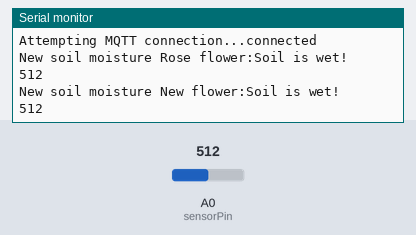
Bench run of a sketch on a simulated ESP8266 (NodeMCU). Parts: the last lines printed to the serial monitor. Inputs (shaded band) come from the test bench; at power-on: A0 (sensorPin) = 512. WiFi joins after 1.5 s; servers stay silent unless stated; no MQTT or app messages arrive unless stated.

Above: at 2.7 s.
2.8 s: A0 (sensorPin) set to 610
At 5.2 s:
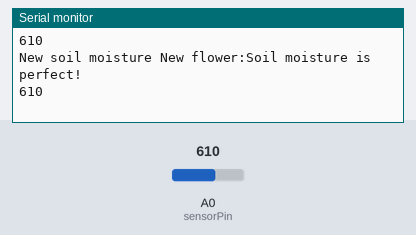
5.5 s: A0 (sensorPin) set to 716
At 6.7 s:
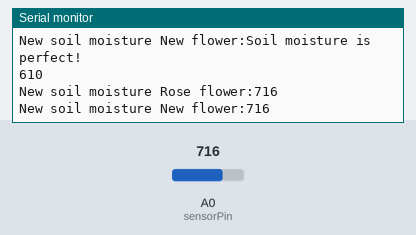
7.5 s: A0 (sensorPin) set to 860
At 9.2 s:
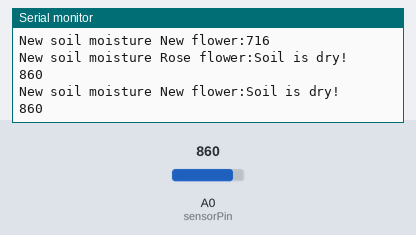
9.5 s: A0 (sensorPin) set to 980
At 11.1 s:
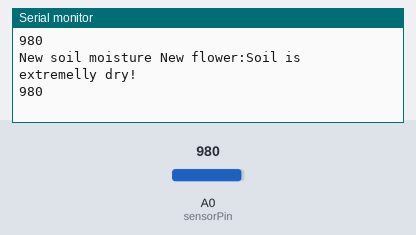
11.5 s: A0 (sensorPin) set to 390
At 12.7 s:
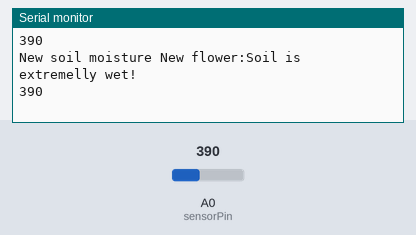
Timing chart, 0 to 14.5 s (numbered marks = the images above; inputs shaded):
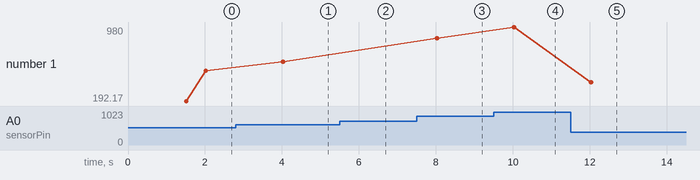

Measured:
- after the input at 2.8 s, the serial monitor: prints a new line after 1.2 s (image 1)
- after the input at 5.5 s, the serial monitor: prints a new line after 0.53 s (image 2)
- after the input at 7.5 s, the serial monitor: prints a new line after 0.53 s (image 3)
- after the input at 9.5 s, the serial monitor: prints a new line after 0.53 s (image 4)
- after the input at 11.5 s, the serial monitor: prints a new line after 0.53 s (image 5)
- plotted number 1: 512 → 610 after the input at 2.8 s, 610 → 860 after the input at 7.5 s, 860 → 980 after the input at 9.5 s, 980 → 390 after the input at 11.5 s

The sketch:

soil_moisture.ino
```cpp
#include <ESP8266WiFi.h>
#include <PubSubClient.h>
#include <DHT11.h>

#define wifi_ssid "Soi13"
#define wifi_password ""

#define mqtt_server "10.0.0.4"
#define mqtt_user "mqtt_user"
#define mqtt_password ""

//#define humidity_topic "homeassistant/sensor/humidity"
//#define temperature_topic "homeassistant/sensor/temperature"
#define soil_moisture_topic "homeassistant/sensor/soil_moisture"
#define soil_moisture_condition_topic "homeassistant/sensor/soil_moisture_condition"
#define soil_moisture_controller_topic "homeassistant/sensor/soil_moisture_state"
#define soil_moisture_topic1 "homeassistant/sensor/soil_moisture1"
#define soil_moisture_condition_topic1 "homeassistant/sensor/soil_moisture_condition1"
#define soil_moisture_controller_topic1 "homeassistant/sensor/soil_moisture_state1"
//#define soil_moisture_topic_flower_new "homeassistant/sensor/soil_moisture_flower_new"
//#define soil_moisture_condition_topic_flower_new "homeassistant/sensor/soil_moisture_condition_flower_new"
//#define soil_moisture_controller_topic_flower_new "homeassistant/sensor/soil_moisture_state_flower_new"

#define sensorPower1 14 //D5 on ESP8266 board
#define sensorPower 5 //D1 on ESP8266 board
#define sensorPin A0

//#define DHTPIN  4 //D2 on ESP8266 board
//DHT11 dht11(DHTPIN);

#define MUX_A 12 //D6 on ESP8266 board
#define MUX_B 13 //D7 on ESP8266 board
#define MUX_C 15 //D8 on ESP8266 board

WiFiClient espClient;
PubSubClient client(espClient);

long lastMsg = 0;
//float temp = 0.0;
//float hum = 0.0;
float diff = 1.0;
float diff1 = 1.0;
int soil_moisture = 0;
String level_moisture = "";
int soil_moisture1 = 0;
String level_moisture1 = "";

void changeMux(int c, int b, int a) {
  digitalWrite(MUX_A, a);
  digitalWrite(MUX_B, b);
  digitalWrite(MUX_C, c);
}

void setup() {
  //Serial.begin(9600);
  Serial.begin(115200);
  setup_wifi();
  client.setServer(mqtt_server, 1883);

  //Soil moisture
  pinMode(sensorPower, OUTPUT);
  pinMode(sensorPower1, OUTPUT);
  digitalWrite(sensorPower, LOW);
  digitalWrite(sensorPower1, LOW);

  //Deifne output pins for Mux
  pinMode(MUX_A, OUTPUT);
  pinMode(MUX_B, OUTPUT);
  pinMode(MUX_C, OUTPUT);
}

void setup_wifi() {
  delay(10);
  // We start by connecting to a WiFi network
  Serial.println();
  Serial.print("Connecting to ");
  Serial.println(wifi_ssid);

  WiFi.begin(wifi_ssid, wifi_password);

  while (WiFi.status() != WL_CONNECTED) {
    delay(500);
    Serial.print(".");
  }

  Serial.println("");
  Serial.println("WiFi connected");
  Serial.println("IP address: ");
  Serial.println(WiFi.localIP());
}

void reconnect() {
  // Loop until we're reconnected
  while (!client.connected()) {
    Serial.print("Attempting MQTT connection...");
    // Attempt to connect
    // If you do not want to use a username and password, change next line to
    // if (client.connect("ESP8266Client")) {
    if (client.connect("ESP8266Client", mqtt_user, mqtt_password)) {
      Serial.println("connected");
    } else {
      Serial.print("failed, rc=");
      Serial.print(client.state());
      Serial.println(" try again in 5 seconds");
      // Wait 5 seconds before retrying
      delay(5000);
    }
  }
}

//Humidity and temperature
/*bool checkBound(float newValue, float prevValue, float maxDiff) {
  return !isnan(newValue) && (newValue < prevValue - maxDiff || newValue > prevValue + maxDiff);
}*/

//Soil moisture
bool checkBoundSoil(float newVal, float prevVal, float maxDiff) {
  return !isnan(newVal) && (newVal < prevVal - maxDiff || newVal > prevVal + maxDiff);
}

// This function returns the analog soil moisture measurement on Rose flower
int readSensor() {
  digitalWrite(sensorPower, HIGH);  // Turn the sensor ON
  delay(10); // Allow power to settle
  changeMux(LOW, HIGH, HIGH); //Change multiplexer
  int val = analogRead(sensorPin); //Value of the sensor connected Option 0 pin of Mux
  digitalWrite(sensorPower, LOW);   // Turn the sensor OFF
  return val;             // Return analog moisture value
}

// This function returns the analog soil moisture measurement on New flower
int readSensor1() {
  digitalWrite(sensorPower1, HIGH);  // Turn the sensor ON
  delay(10); // Allow power to settle
  changeMux(LOW, LOW, HIGH); //Change multiplexer
  int val = analogRead(sensorPin); //Value of the sensor connected Option 0 pin of Mux
  digitalWrite(sensorPower1, LOW);   // Turn the sensor OFF
  return val;             // Return analog moisture value
}


void loop() {
  if (!client.connected()) {
    reconnect();
  }
  client.loop();

  //int chk = dht11(DHTPIN);

  long now = millis();
  if (now - lastMsg > 2000) {
    lastMsg = now;

    //////////Send state of controller
    client.publish(soil_moisture_controller_topic, "1");
    client.publish(soil_moisture_controller_topic1, "1");

    /*//////////Temperature and humidity sensor
    float newTemp = (float)dht11.readTemperature();
    float newHum = (float)dht11.readHumidity();


    if (checkBound(newTemp, temp, diff)) {
      temp = newTemp;
      Serial.print("New temperature:");
      Serial.println(String(temp).c_str());
      client.publish(temperature_topic, String(temp).c_str(), true);
    }

    if (checkBound(newHum, hum, diff)) {
      hum = newHum;
      Serial.print("New humidity:");
      Serial.println(String(hum).c_str());
      client.publish(humidity_topic, String(hum).c_str(), true);
    }
    ////////////////////////////////////////////////////////////////*/


    ///////////Soil moisture sensors
    int new_soil_moisture = readSensor();
    String tempMoisture = level_moisture;

    int new_soil_moisture1 = readSensor1();
    String tempMoisture1 = level_moisture1;

    //Checking for Rose flower
    if (checkBoundSoil(new_soil_moisture, soil_moisture, diff)) {
      soil_moisture = new_soil_moisture;
      Serial.print("New soil moisture Rose flower:");
      if (soil_moisture < 400) {
        level_moisture = "Soil is extremelly wet!";
      }
      if (soil_moisture >= 400 && soil_moisture <= 600) {
        level_moisture = "Soil is wet!";
      }
      if (soil_moisture >= 601 && soil_moisture <= 850) {
        level_moisture = "Soil moisture is perfect!";
      }
      if (soil_moisture >= 851 && soil_moisture <= 970) {
        level_moisture = "Soil is dry!";
      }
      if (soil_moisture >970) {
        level_moisture = "Soil is extremelly dry!";
      }

      if (tempMoisture != level_moisture) {
        Serial.println(level_moisture);
        client.publish(soil_moisture_condition_topic, level_moisture.c_str());
      }

      Serial.println(String(soil_moisture).c_str());
      client.publish(soil_moisture_topic, String(soil_moisture).c_str(), true);
    }


    //Checking for new flower
    if (checkBoundSoil(new_soil_moisture1, soil_moisture1, diff1)) {
      soil_moisture1 = new_soil_moisture1;
      Serial.print("New soil moisture New flower:");
      if (soil_moisture1 < 400) {
        level_moisture1 = "Soil is extremelly wet!";
      }
      if (soil_moisture1 >= 400 && soil_moisture1 <= 600) {
        level_moisture1 = "Soil is wet!";
      }
      if (soil_moisture1 >= 601 && soil_moisture1 <= 850) {
        level_moisture1 = "Soil moisture is perfect!";
      }
      if (soil_moisture1 >= 851 && soil_moisture1 <= 970) {
        level_moisture1 = "Soil is dry!";
      }
      if (soil_moisture1 >970) {
        level_moisture1 = "Soil is extremelly dry!";
      }

      if (tempMoisture1 != level_moisture1) {
        Serial.println(level_moisture1);
        client.publish(soil_moisture_condition_topic1, level_moisture1.c_str());
      }

      Serial.println(String(soil_moisture1).c_str());
      client.publish(soil_moisture_topic1, String(soil_moisture1).c_str(), true);
    }

  }

}
```
